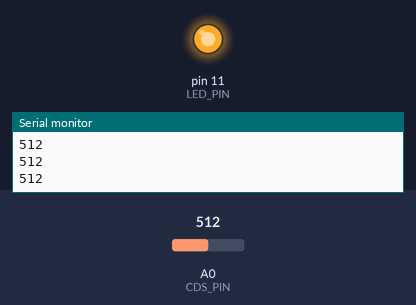
Recording of a sketch running on a simulated Arduino Uno, built with avr-gcc and run on an emulated ATmega328P. Parts: output pins drawn as LEDs (lit = HIGH), the last lines printed to the serial monitor. The inputs (shaded band) are chosen by the test bench; at power-on: A0 (CDS_PIN) = 512.

Above: at 1.2 s.
1.3 s: A0 (CDS_PIN) set to 585
2.8 s: A0 (CDS_PIN) set to 610
At 4.0 s:
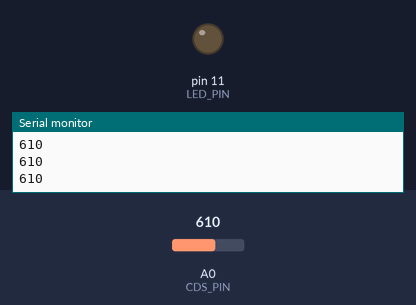
4.3 s: A0 (CDS_PIN) set to 590
At 5.4 s:
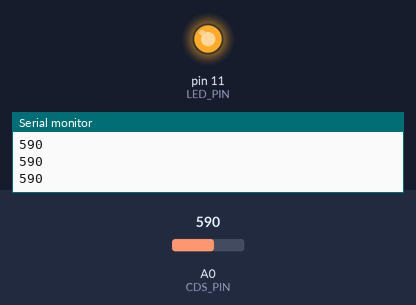
5.9 s: A0 (CDS_PIN) set to 716
At 6.8 s:
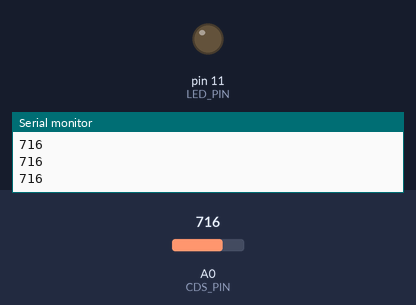
Timing chart, 0 to 8.5 s (numbered marks = the images above; inputs shaded):
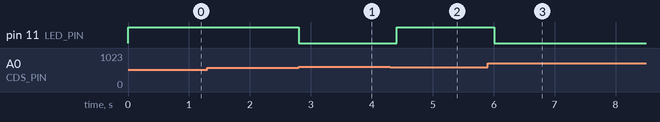

Measured:
- the behaviour switches between 599 and 600 on A0 (CDS_PIN) (found by bisection; images 0 and 1)
- after the input at 2.8 s, pin 11 (LED_PIN): HIGH → LOW at once
- after the input at 4.3 s, pin 11 (LED_PIN): LOW → HIGH after 0.11 s
- after the input at 5.9 s, pin 11 (LED_PIN): HIGH → LOW after 0.11 s

The sketch:

Arduino_CDS.ino
```cpp
//#define CDS_PIN A0; // const int CDS_PIN = 0;
const int CDS_PIN = 0;
const int LED_PIN = 11;
void setup() {
  Serial.begin(9600);
  pinMode(LED_PIN,OUTPUT);
}

void loop() {
  int value = analogRead(CDS_PIN);
  Serial.println(value);
  if(value < 300){
    digitalWrite(LED_PIN , 255);
  }else if(value<600){
    digitalWrite(LED_PIN , 50);
  }else{
    digitalWrite(LED_PIN , 0);
  }
  delay(200);

}
```
